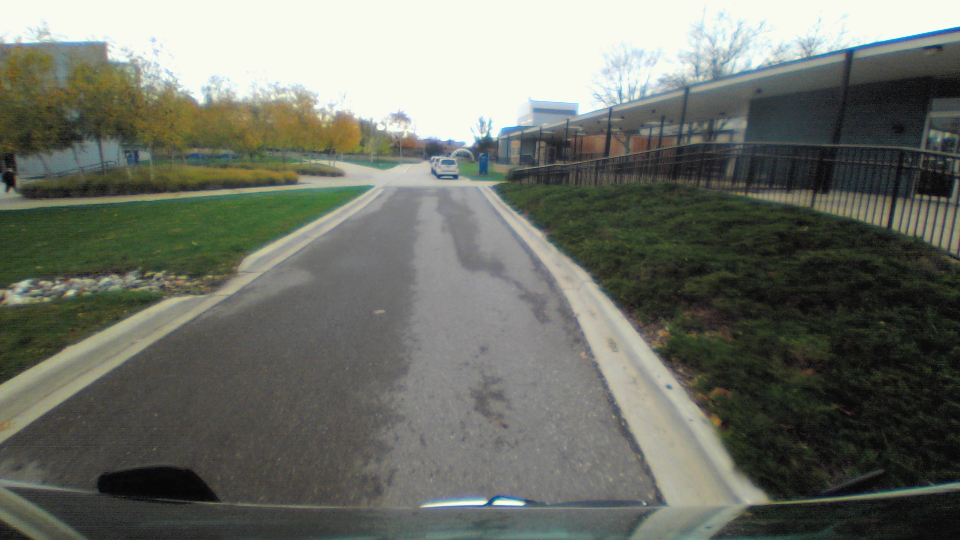
#> input picture img/FWC_example.jpg, 1920 x 1080 px (shown at 1/2 size)
$ python opencv_colorspaces.py
#> lines starting #> are read from the running program, lines starting #| are printed output that depends on the picture; after the words box and inside, x2 and y2 are one past the last pixel; in counts of white or black regions, pixels touching at a corner belong together
#!/usr/bin/env python3

# Import OpenCV and NumPy
import cv2 as cv
import numpy as np

# Set up files
root_dir = '../img/'
base_fname = 'FWC_example'
ext = '.jpg'

# Load example image
img = cv.imread(root_dir + base_fname + ext)
#> img is the input picture: shape (1080, 1920, 3); mean B, G, R 103.4, 112.5, 109.1
print('Input shape = ', img.shape)
#| Input shape =  (1080, 1920, 3)
cv.imshow('Source Image', img)
cv.waitKey(0)

# Resize the image
scale = 1/3
rows = int(img.shape[0] * scale )
#> rows = 360
cols = int(img.shape[1] * scale )
#> cols = 640
img = cv.resize(img, (cols, rows))
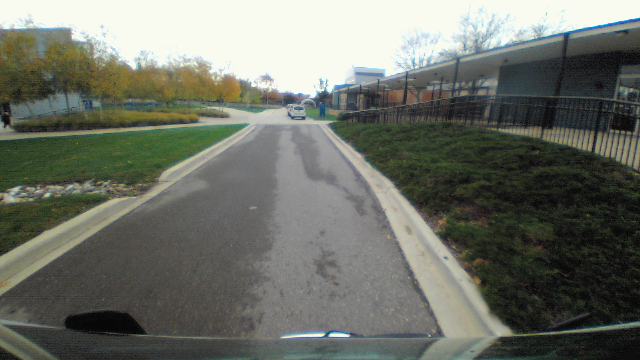
#> img: shape (360, 640, 3); mean B, G, R 103.4, 112.5, 109.1
print('Resized shape = ', img.shape)
#| Resized shape =  (360, 640, 3)
cv.imshow('Resized Image', img)
cv.imwrite(root_dir + base_fname + '_resized' + ext, img)
cv.waitKey(0)

# Convert to grayscale
img_gray = cv.cvtColor(img, cv.COLOR_BGR2GRAY)
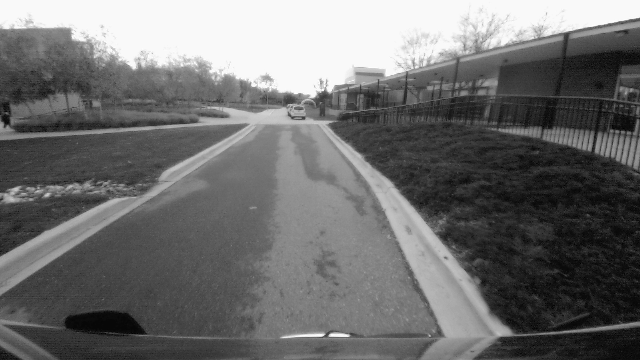
#> img_gray: shape (360, 640); min 0, max 255, mean 110.4
cv.imshow('Grayscale Image', img_gray)
cv.imwrite(root_dir + base_fname + '_gray' + ext, img_gray)
cv.waitKey(0)

# Blur image
img_blur = cv.blur(img,(5,5))
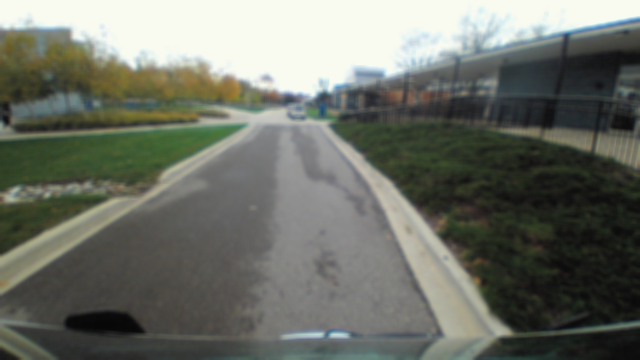
#> img_blur: shape (360, 640, 3); mean B, G, R 103.4, 112.5, 109.1
cv.imshow('Average Blur Image', img_blur)
cv.imwrite(root_dir + base_fname + '_blur' + ext, img_blur)
cv.waitKey(0)

img_blur = cv.medianBlur(img,5)
cv.imshow('Median Blur Image', img_blur)
cv.imwrite(root_dir + base_fname + '_med_blur' + ext, img_blur)
cv.waitKey(0)

# Threshold
tmp,img_thres = cv.threshold(img_gray,127,255,cv.THRESH_BINARY)
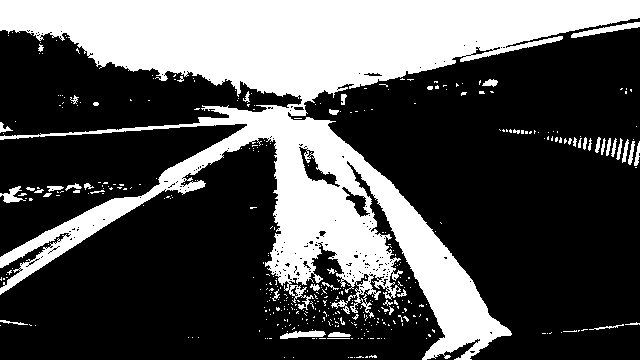
#> img_thres: shape (360, 640); 32.2% white; 415 white regions (369 under 20 px), largest, box (x1, y1, x2, y2) and area: (0, 0, 640, 360) 70425, (571, 22, 640, 38) 361, (280, 330, 326, 339) 242
print('Threshold shape = ', img_thres.shape)
#| Threshold shape =  (360, 640)
cv.imshow('Threshold Image', img_thres)
cv.imwrite(root_dir + base_fname + '_thres' + ext, img_thres)
cv.waitKey(0)


# Count non-black
nnz = cv.countNonZero(img_thres)
#> nnz = 74180
npixels = img_thres.shape[0]*img_thres.shape[1]
#> npixels = 230400
print('Threshold NNZ = ', nnz)
#| Threshold NNZ =  74180
print('NNZ Percent = %.2f%%' % (100*nnz/npixels))
#| NNZ Percent = 32.20%

$ run again, with img/ltu_campus.jpg copied over img/FWC_example.jpg
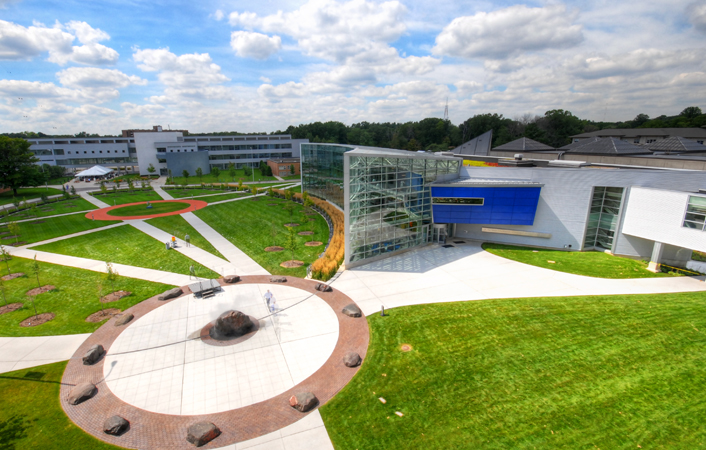
#> input picture img/ltu_campus.jpg, 706 x 450 px
#> img is the input picture: shape (450, 706, 3); mean B, G, R 131.3, 160.2, 150.1
#| Input shape =  (450, 706, 3)
#> img: shape (150, 235, 3)
#| Resized shape =  (150, 235, 3)
#> `img_gray = cv.cvtColor(img, cv.COLOR_BGR2GRAY)`:
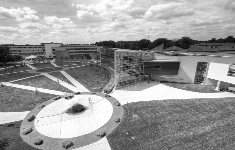
#> img_gray: shape (150, 235); min 1, max 255, mean 153.8
#> `tmp,img_thres = cv.threshold(img_gray,127,255,cv.THRESH_BINARY)`:
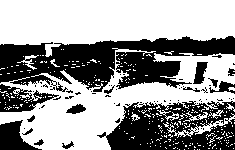
#> img_thres: shape (150, 235); 59.7% white; 68 black regions (53 under 20 px), largest, box (x1, y1, x2, y2) and area: (0, 36, 235, 92) 7361, (97, 101, 235, 150) 4426, (0, 84, 59, 112) 788
#| Threshold shape =  (150, 235)
#> nnz = 21052
#| Threshold NNZ =  21052
#| NNZ Percent = 59.72%

$ run again, with img/taubman.jpg copied over img/FWC_example.jpg
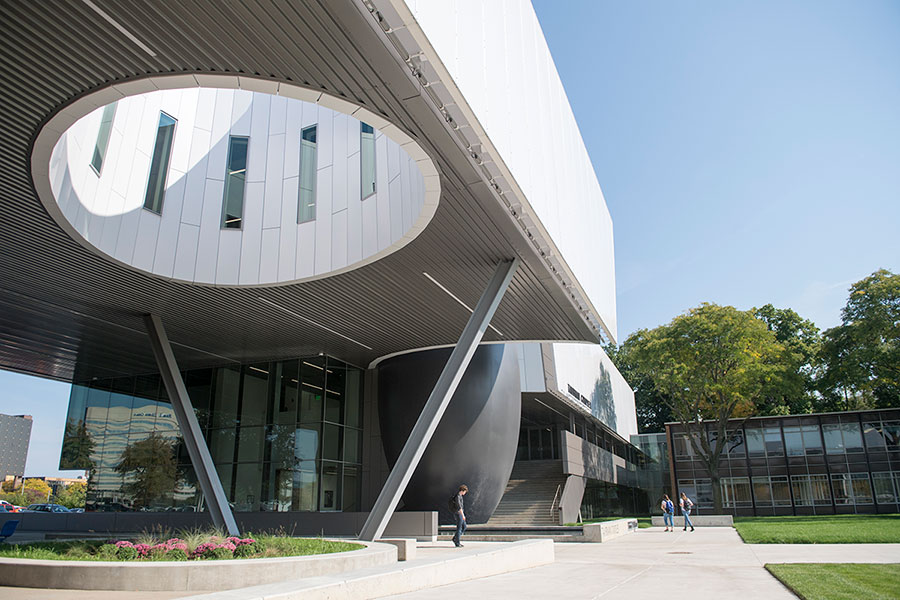
#> input picture img/taubman.jpg, 900 x 600 px
#> img is the input picture: shape (600, 900, 3); mean B, G, R 138.4, 137.1, 130.3
#| Input shape =  (600, 900, 3)
#> img: shape (200, 300, 3)
#| Resized shape =  (200, 300, 3)
#> `img_gray = cv.cvtColor(img, cv.COLOR_BGR2GRAY)`:
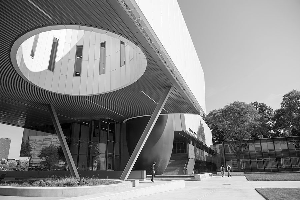
#> img_gray: shape (200, 300); min 0, max 255, mean 135.3
#> `tmp,img_thres = cv.threshold(img_gray,127,255,cv.THRESH_BINARY)`:
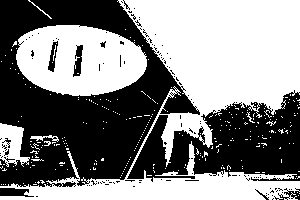
#> img_thres: shape (200, 300); 52% white; 130 black regions (121 under 20 px), largest, box (x1, y1, x2, y2) and area: (0, 0, 200, 187) 18897, (127, 90, 300, 182) 8755, (0, 188, 34, 197) 212
#| Threshold shape =  (200, 300)
#> nnz = 31202
#| Threshold NNZ =  31202
#| NNZ Percent = 52.00%

$ run again, with img/blue_line_floor_1.png saved as img/FWC_example.jpg
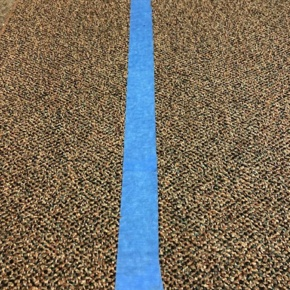
#> input picture img/blue_line_floor_1.png, 290 x 290 px
#> img is the input picture: shape (290, 290, 3); mean B, G, R 92.9, 108.8, 119.2
#| Input shape =  (290, 290, 3)
#> img: shape (96, 96, 3)
#| Resized shape =  (96, 96, 3)
#> `img_blur = cv.medianBlur(img,5)`:
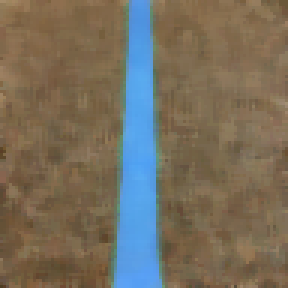
#> img_blur: shape (96, 96, 3) (shown 3 times larger); mean B, G, R 93.5, 109.5, 119
#> `tmp,img_thres = cv.threshold(img_gray,127,255,cv.THRESH_BINARY)`:
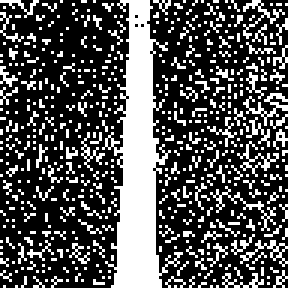
#> img_thres: shape (96, 96) (shown 3 times larger); 31.8% white; 529 white regions (518 under 20 px), largest, box (x1, y1, x2, y2) and area: (34, 0, 61, 96) 1118, (70, 62, 92, 77) 50, (81, 31, 96, 42) 49
#| Threshold shape =  (96, 96)
#> nnz = 2933
#| Threshold NNZ =  2933
#| NNZ Percent = 31.83%
